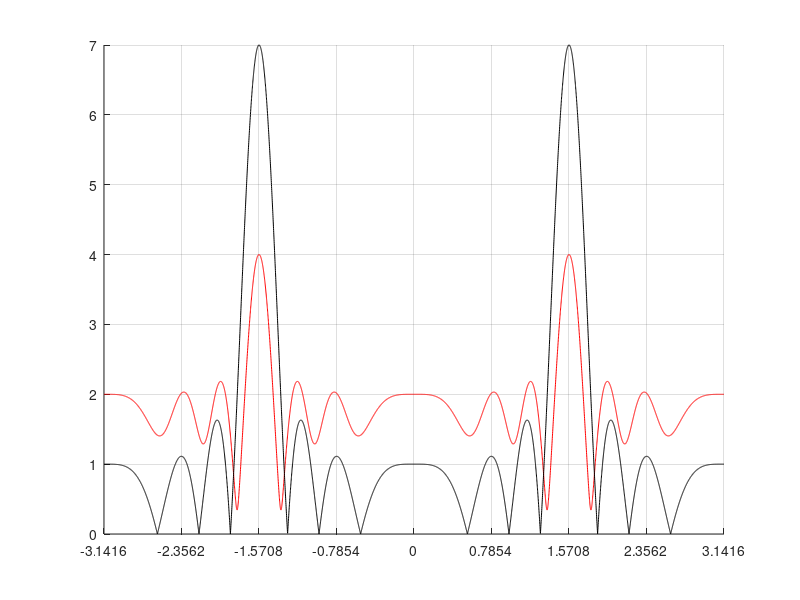

Here is the MATLAB script that generated this plot: (Note: this script raises an error after producing the figure.)
clear; close all; clc;
mkdir results

w_n = [1, 1, 0, 0, 1, 0, 1];
d_lambda = 0.5;

AF_theta =@(w_n, d_lambda, theta_0) w_n * exp(1j*(0:length(w_n)-1).'* (2*pi*d_lambda * cos(theta_0)));
AF = @(w_n, d_lambda, theta) arrayfun(@(theta_0) AF_theta(w_n, d_lambda, theta_0), theta,'UniformOutput',true);

theta = -pi:0.001:pi;
af_a = abs(AF(w_n, d_lambda, theta));
af_b = abs(AF(ones(1,length(w_n)), d_lambda, theta));


figure; hold on; grid on
plot(theta, af_a, 'r')
plot(theta, af_b, 'k')
xlim([-1, 1]*pi);
xticks((-1:0.25:1)*pi)
xticklabels(arrayfun(@(s) sprintf("%g \\pi", s), (-1:0.25:1),'UniformOutput',true))
exportgraphics(gcf, 'results/AF-plot.pdf', 'Append', false);
set(gca, 'YScale', 'log')
exportgraphics(gcf, 'results/AF-plot-logy.pdf', 'Append', false);


figure; 
polarplot(theta, af_b, 'k')
hold on;
polarplot(theta, af_a, 'r')
set(gca, 'ThetaZeroLocation', "top");
exportgraphics(gcf, 'results/AF-polarplot.pdf', 'Append', false);


%%
figure('units','normalized','outerposition',[0 .25 1 .5])
ax = gca;
outerpos = ax.OuterPosition;
ti = ax.TightInset; 
left = outerpos(1) + ti(1);
bottom = outerpos(2) + ti(2);
ax_width = outerpos(3) - ti(1) - ti(3);
ax_height = outerpos(4) - ti(2) - ti(4);
ax.Position = [left bottom ax_width ax_height];

grid on; hold on
xlim([-1, 1]*pi)
xticks((-1:0.25:1)*pi)
xticklabels(arrayfun(@(s) sprintf("%g \\pi", s), (-1:0.25:1),'UniformOutput',true))
ylim([-2,8])
[~,MaxIdx] = findpeaks(af_a);
[~,MinIdx] = findpeaks(-af_a);

plot(theta, af_a, 'r')
plot(theta(MaxIdx), af_a(MaxIdx), 'xb')
plot(theta(MinIdx), af_a(MinIdx), 'ob')

for i = MaxIdx
    text(theta(i), af_a(i)+.5, sprintf("%.2f\\pi", theta(i)/pi), "HorizontalAlignment", "center", "Color", .3*ones(1,3))
end
for i = MinIdx
    text(theta(i), af_a(i)-.5, sprintf("%.2f\\pi", theta(i)/pi), "HorizontalAlignment", "center", "Color", .3*ones(1,3))
end

idx1 = MinIdx([floor(length(MinIdx) * 1 / 4), floor(length(MinIdx) * 1 / 4) + 1]);
idx2 = MinIdx([floor(length(MinIdx) * 3 / 4), floor(length(MinIdx) * 3 / 4) + 1]);
text(mean(theta(idx1)), mean(af_a(idx1))-1.4, sprintf("BW_{nn} = %.2f\\pi", diff(theta(idx1))/pi), "HorizontalAlignment", "center", "Color", .3*ones(1,3));
text(mean(theta(idx2)), mean(af_a(idx2))-1.4,  sprintf("BW_{nn} = %.2f\\pi", diff(theta(idx2))/pi), "HorizontalAlignment", "center", "Color", .3*ones(1,3));

quiver(theta(idx1(1)),af_a(idx1(1))-1.1,theta(idx1(2))-theta(idx1(1)),af_a(idx1(2))-af_a(idx1(1)),1, "Color", "blue")
quiver(theta(idx1(2)),af_a(idx1(2))-1.1,theta(idx1(1))-theta(idx1(2)),af_a(idx1(1))-af_a(idx1(2)),1, "Color", "blue")

quiver(theta(idx2(1)),af_a(idx2(1))-1.1,theta(idx2(2))-theta(idx2(1)),af_a(idx2(2))-af_a(idx2(1)),1, "Color", "blue")
quiver(theta(idx2(2)),af_a(idx2(2))-1.1,theta(idx2(1))-theta(idx2(2)),af_a(idx2(1))-af_a(idx2(2)),1, "Color", "blue")


exportgraphics(gcf, 'results/AF-plot-localmaxmin-a.pdf', 'Append', false);

%%
figure('units','normalized','position',[0 .25 1 .5])
ax = gca;
outerpos = ax.OuterPosition;
ti = ax.TightInset; 
left = outerpos(1) + ti(1);
bottom = outerpos(2) + ti(2);
ax_width = outerpos(3) - ti(1) - ti(3);
ax_height = outerpos(4) - ti(2) - ti(4);
ax.Position = [left bottom ax_width ax_height];

grid on; hold on
xlim([-1, 1]*pi)
xticks((-1:0.25:1)*pi)
xticklabels(arrayfun(@(s) sprintf("%g \\pi", s), (-1:0.25:1),'UniformOutput',true))
ylim([-2,8])
[~,MaxIdx] = findpeaks(af_b);
[~,MinIdx] = findpeaks(-af_b);

plot(theta, af_b, 'k')
plot(theta(MaxIdx), af_b(MaxIdx), 'xb')
plot(theta(MinIdx), af_b(MinIdx), 'ob')

for i = MaxIdx
    text(theta(i), af_b(i)+.5, sprintf("(%.2f\\pi, %g)", theta(i)/pi, round(af_b(i),2)), "HorizontalAlignment", "center", "Color", .3*ones(1,3))
end
for i = MinIdx
    text(theta(i), af_b(i)-.5, sprintf("(%.2f\\pi, %g)", theta(i)/pi, round(af_b(i),2)), "HorizontalAlignment", "center", "Color", .3*ones(1,3))
end
idx1 = MinIdx([floor(length(MinIdx) * 1 / 4), floor(length(MinIdx) * 1 / 4) + 1]);
idx2 = MinIdx([floor(length(MinIdx) * 3 / 4), floor(length(MinIdx) * 3 / 4) + 1]);
text(mean(theta(idx1)), mean(af_b(idx1))-1.4, sprintf("BW_{nn} = %.2f\\pi", diff(theta(idx1))/pi), "HorizontalAlignment", "center", "Color", .3*ones(1,3));
text(mean(theta(idx2)), mean(af_b(idx2))-1.4,  sprintf("BW_{nn} = %.2f\\pi", diff(theta(idx2))/pi), "HorizontalAlignment", "center", "Color", .3*ones(1,3));

quiver(theta(idx1(1)),af_b(idx1(1))-1.1,theta(idx1(2))-theta(idx1(1)),af_b(idx1(2))-af_b(idx1(1)),1, "Color", "blue")
quiver(theta(idx1(2)),af_b(idx1(2))-1.1,theta(idx1(1))-theta(idx1(2)),af_b(idx1(1))-af_b(idx1(2)),1, "Color", "blue")

quiver(theta(idx2(1)),af_b(idx2(1))-1.1,theta(idx2(2))-theta(idx2(1)),af_b(idx2(2))-af_b(idx2(1)),1, "Color", "blue")
quiver(theta(idx2(2)),af_b(idx2(2))-1.1,theta(idx2(1))-theta(idx2(2)),af_b(idx2(1))-af_b(idx2(2)),1, "Color", "blue")

exportgraphics(gcf, 'results/AF-plot-localmaxmin-b.pdf', 'Append', false);

%%



